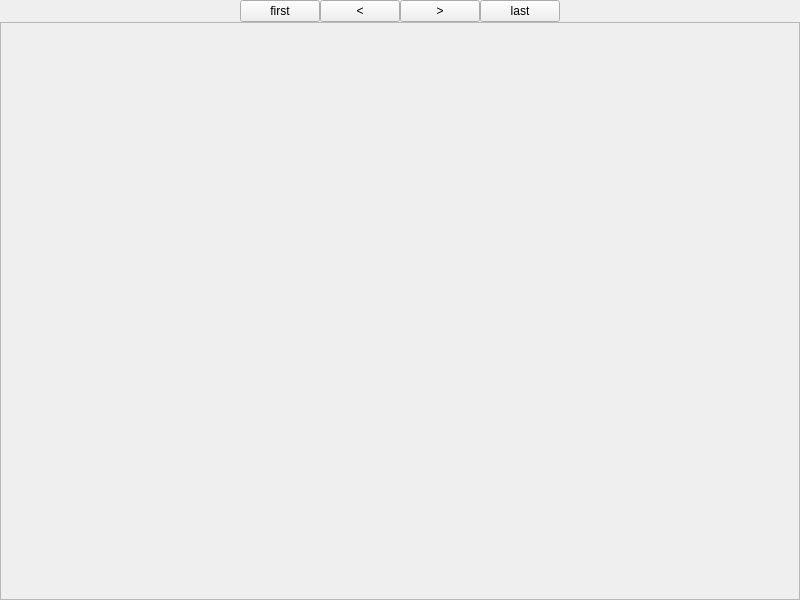
<?xml version="1.0" encoding="UTF-8"?>
<ui version="4.0">
 <class>message_list</class>
 <widget class="QWidget" name="message_list">
  <property name="geometry">
   <rect>
    <x>0</x>
    <y>0</y>
    <width>800</width>
    <height>600</height>
   </rect>
  </property>
  <property name="minimumSize">
   <size>
    <width>800</width>
    <height>600</height>
   </size>
  </property>
  <property name="windowTitle">
   <string>Form</string>
  </property>
  <layout class="QGridLayout" name="gridLayout">
   <property name="leftMargin">
    <number>0</number>
   </property>
   <property name="topMargin">
    <number>0</number>
   </property>
   <property name="rightMargin">
    <number>0</number>
   </property>
   <property name="bottomMargin">
    <number>0</number>
   </property>
   <property name="spacing">
    <number>0</number>
   </property>
   <item row="0" column="0">
    <layout class="QVBoxLayout" name="verticalLayout">
     <property name="spacing">
      <number>0</number>
     </property>
     <item>
      <layout class="QHBoxLayout" name="horizontalLayout">
       <property name="spacing">
        <number>0</number>
       </property>
       <item>
        <spacer name="horizontalSpacer">
         <property name="orientation">
          <enum>Qt::Horizontal</enum>
         </property>
         <property name="sizeHint" stdset="0">
          <size>
           <width>40</width>
           <height>20</height>
          </size>
         </property>
        </spacer>
       </item>
       <item>
        <widget class="QPushButton" name="first_Button">
         <property name="text">
          <string>first</string>
         </property>
        </widget>
       </item>
       <item>
        <widget class="QPushButton" name="prev_Button">
         <property name="text">
          <string>&lt;</string>
         </property>
        </widget>
       </item>
       <item>
        <widget class="QPushButton" name="next_Button">
         <property name="text">
          <string>&gt;</string>
         </property>
        </widget>
       </item>
       <item>
        <widget class="QPushButton" name="last_Button">
         <property name="text">
          <string>last</string>
         </property>
        </widget>
       </item>
       <item>
        <spacer name="horizontalSpacer_2">
         <property name="orientation">
          <enum>Qt::Horizontal</enum>
         </property>
         <property name="sizeHint" stdset="0">
          <size>
           <width>40</width>
           <height>20</height>
          </size>
         </property>
        </spacer>
       </item>
      </layout>
     </item>
     <item>
      <widget class="QScrollArea" name="scrollArea">
       <property name="widgetResizable">
        <bool>true</bool>
       </property>
       <widget class="QWidget" name="scrollAreaWidgetContents">
        <property name="geometry">
         <rect>
          <x>0</x>
          <y>0</y>
          <width>796</width>
          <height>569</height>
         </rect>
        </property>
       </widget>
      </widget>
     </item>
    </layout>
   </item>
  </layout>
 </widget>
 <resources/>
 <connections/>
</ui>
